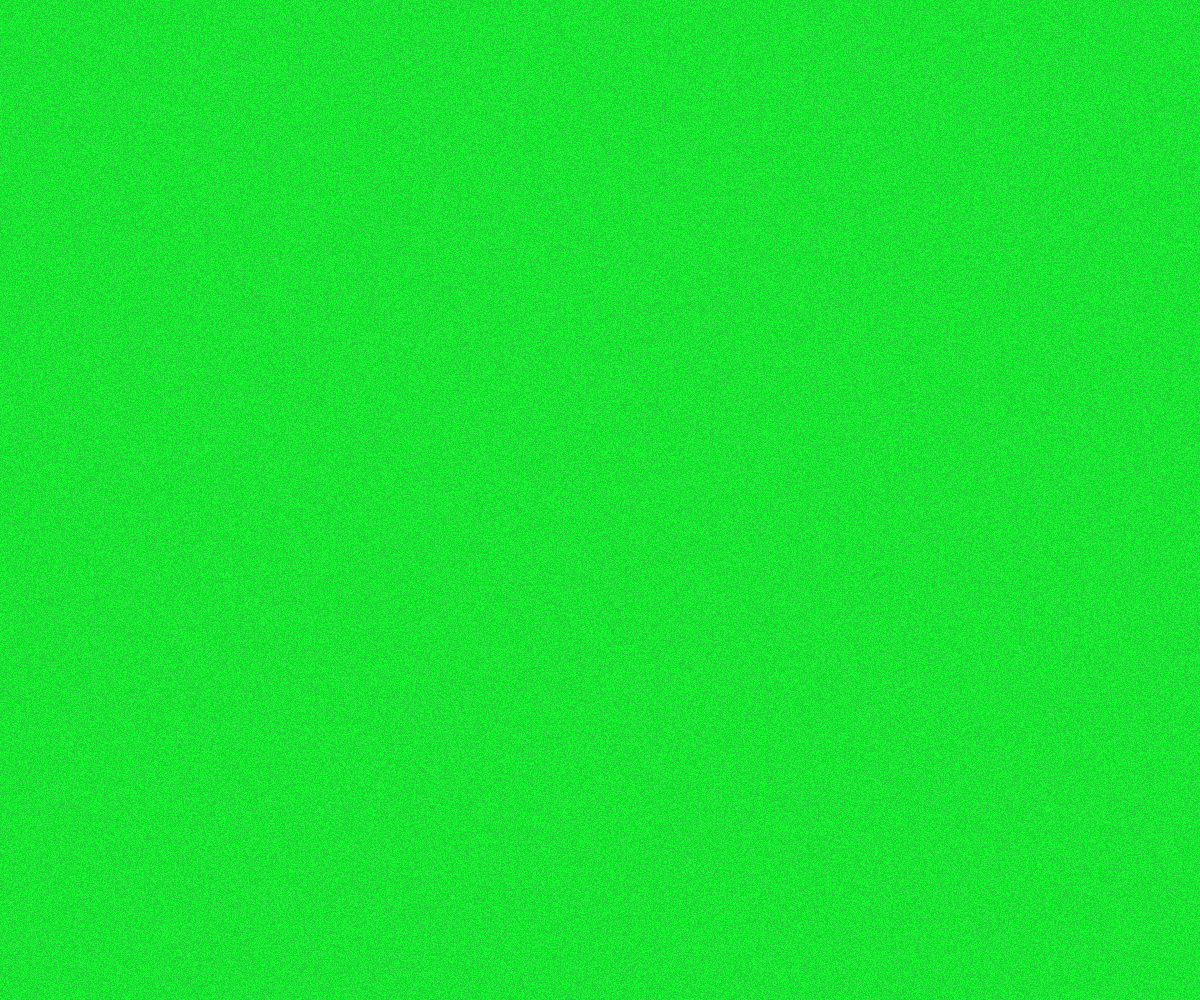
Frame 1 (no input)
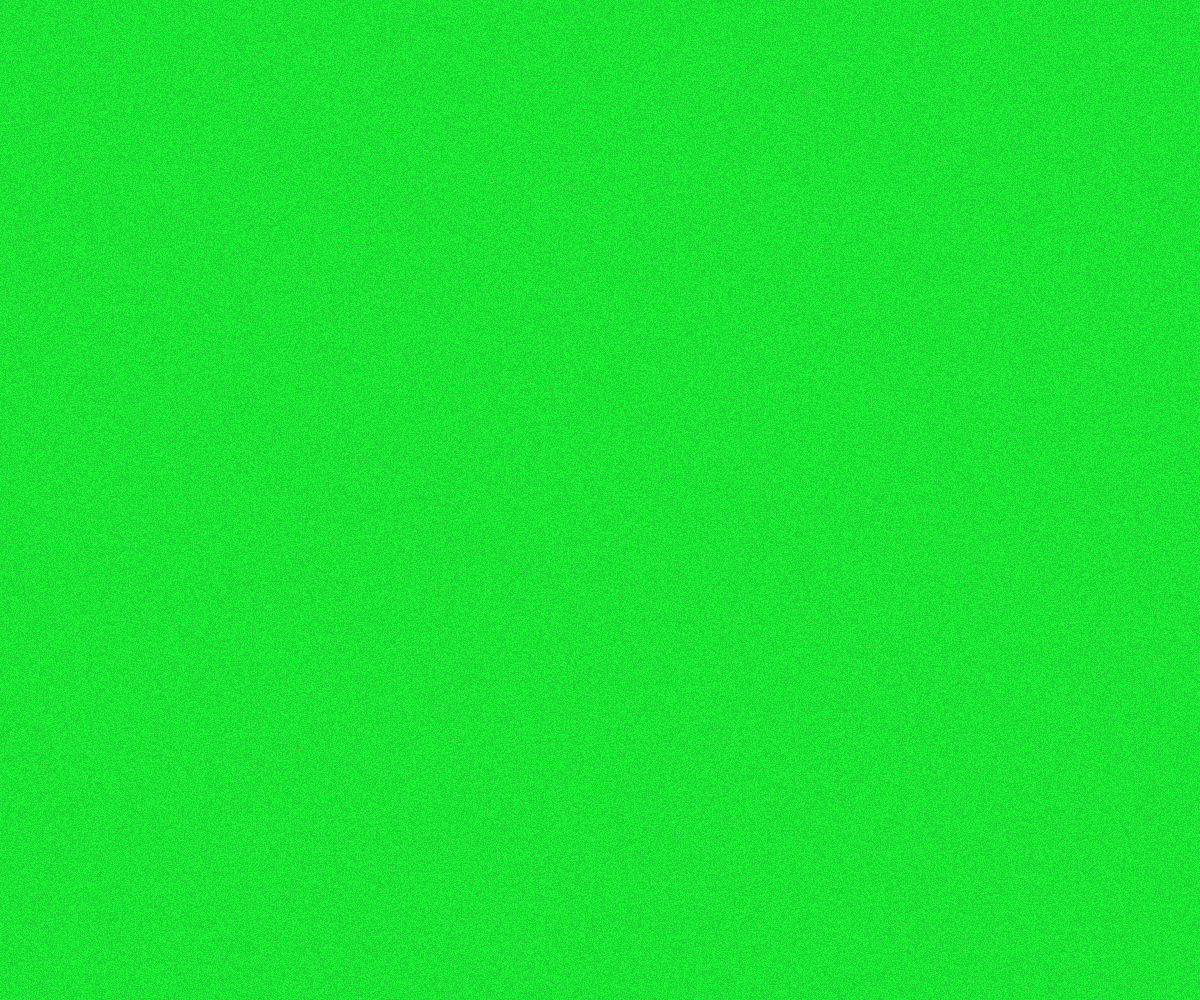
Frame 60 (no input)
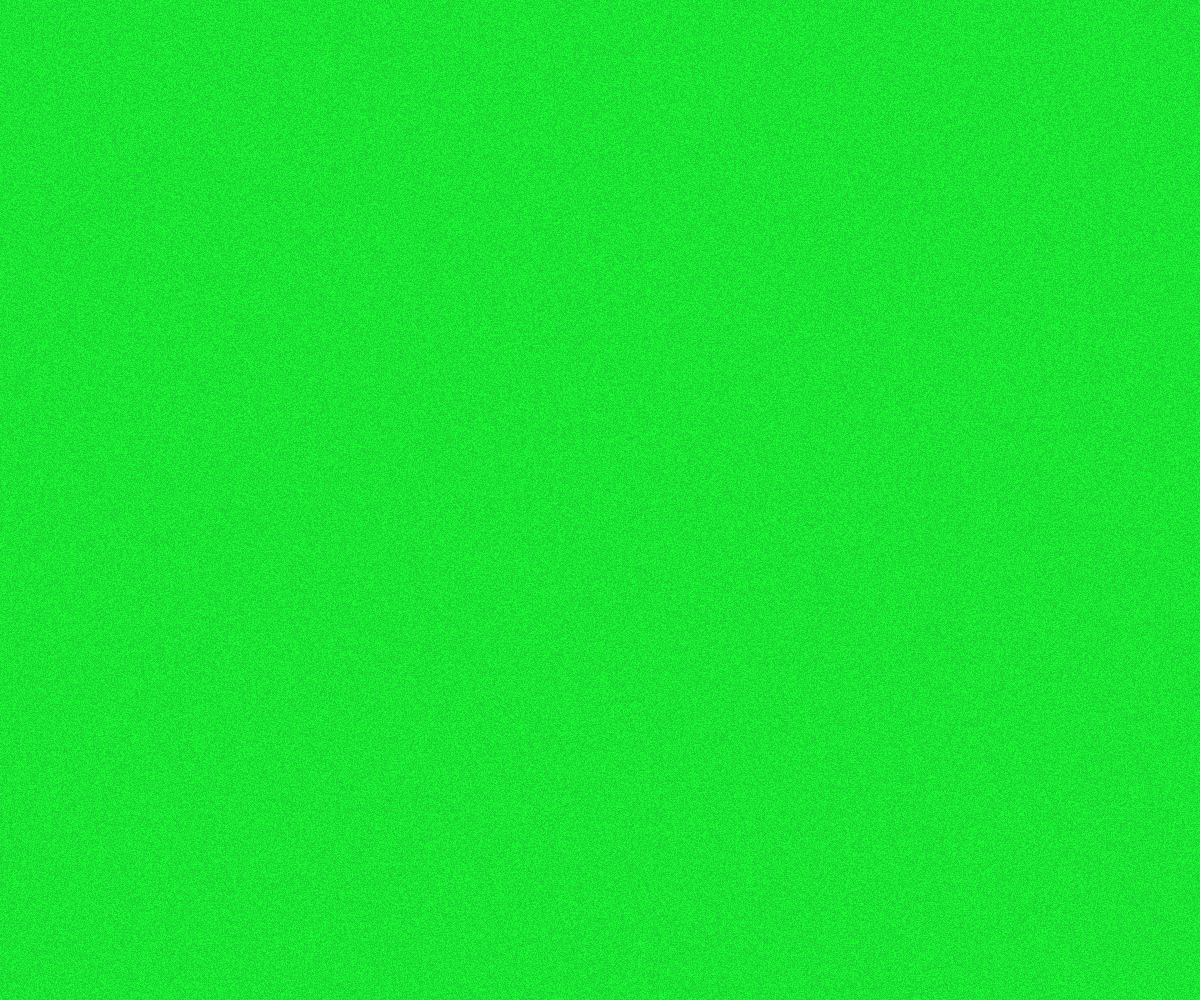
Frame 120 (the mouse pressed at the canvas centre since frame 60)

The p5.js sketch that drew these frames (run headless with seeded random() and noise() and a simulated clock; from frame 60 on, the mouse is pressed at the canvas centre):

// p5.js sketch
// ── sketch.js
function setup() {
  createCanvas(windowWidth, windowHeight);
  pixelDensity(1);
}

function draw() {
  loadPixels();
  background(220);
  for(var y = 0; y<height;y++){
    for(var x = 0; x<width;x++){
      var index = (x+ y*width)*4;
      pixels[index] = 25;
      pixels[index+1] = 200 +random(55);
      pixels[index+2] = 50;
      pixels[index+3] = 255;
    }
  }
  updatePixels();
}
// ── estilo.css
body {
margin:0; 
padding:0;
} 

canvas {
display:block;
}    


canvas:focus {
outline:0;
}
